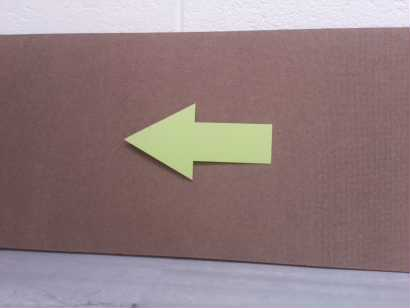
#> input picture splatch/2025F_imgs/001.png, 410 x 308 px, given in place of the camera
$ python find_object.py
#> lines starting #> are read from the running program, lines starting #| are printed output that depends on the picture; after the words box and inside, x2 and y2 are one past the last pixel; in counts of white or black regions, pixels touching at a corner belong together
# Yatin Chandar and Arun Showry

import numpy as np
import cv2

# Global variables
selected_hsv = None
tolerance_h = 10  # Hue tolerance
tolerance_s = 50  # Saturation tolerance
tolerance_v = 50  # Value tolerance
current_frame = None
current_hsv = None
mouse_x, mouse_y = -1, -1

# [56 lines left out: functions mouse_callback, create_hsv_mask, not called in this run]

# Initialize video capture
cap = cv2.VideoCapture(0)
if not cap.isOpened():
    print("Error: Could not open camera")
    exit()

cap.set(cv2.CAP_PROP_FRAME_WIDTH, 640)
cap.set(cv2.CAP_PROP_FRAME_HEIGHT, 480)

# Create windows and set mouse callback
cv2.namedWindow('Original')
cv2.namedWindow('Mask')
cv2.namedWindow('Result')
cv2.setMouseCallback('Original', mouse_callback)

# Create trackbars for tolerance adjustment
cv2.createTrackbar('Hue Tolerance', 'Mask', tolerance_h, 90, lambda x: None)
cv2.createTrackbar('Sat Tolerance', 'Mask', tolerance_s, 100, lambda x: None)
cv2.createTrackbar('Val Tolerance', 'Mask', tolerance_v, 100, lambda x: None)

print("\n=== Color Detection Tool ===")
print("Instructions:")
print("- Click on any pixel in the 'Original' window to select a color")
print("- Adjust tolerance trackbars to fine-tune detection")
print("- Green circle marks your selection point")
print("- Yellow contours show detected regions")
print("- Press 'r' to reset selection")
print("- Press 's' to save current mask")
print("- Press 'q' to quit")
print("============================\n")

frame_count = 0

while True:
    # Capture frame-by-frame
    ret, frame = cap.read()
#> frame is the input picture: shape (308, 410, 3); mean B, G, R 128, 125.7, 146.1
    if not ret:
        print("Error: Failed to grab frame")
        break

    frame_count += 1

    # Flip frame horizontally for mirror effect (optional)
    frame = cv2.flip(frame, 1)
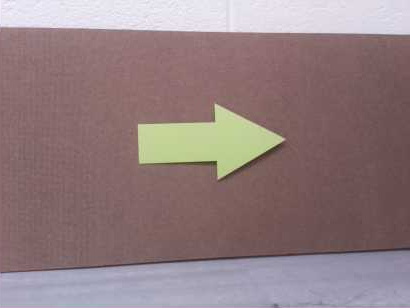
#> frame: shape (308, 410, 3); mean B, G, R 128, 125.7, 146.1

    # Convert to HSV
    current_hsv = cv2.cvtColor(frame, cv2.COLOR_BGR2HSV)
#> current_hsv: shape (308, 410, 3); mean H, S, V 130, 50.3, 150.1

    # Create a display frame
    display_frame = frame.copy()

    # Get current tolerance values from trackbars
    tolerance_h = cv2.getTrackbarPos('Hue Tolerance', 'Mask')
    tolerance_s = cv2.getTrackbarPos('Sat Tolerance', 'Mask')
    tolerance_v = cv2.getTrackbarPos('Val Tolerance', 'Mask')

    # Create mask based on selected HSV value
    if selected_hsv is not None:
        mask = create_hsv_mask(current_hsv, selected_hsv, tolerance_h, tolerance_s, tolerance_v)

        # Apply mask to frame
        result = cv2.bitwise_and(frame, frame, mask=mask)

        # Find contours in the mask
        contours, _ = cv2.findContours(mask, cv2.RETR_EXTERNAL, cv2.CHAIN_APPROX_SIMPLE)

        # Draw contours on display frame
        if len(contours) > 0:
            # Find the largest contour
            largest_contour = max(contours, key=cv2.contourArea)

            # Draw all contours
            cv2.drawContours(display_frame, contours, -1, (0, 255, 255), 2)

            # Draw bounding box around largest contour
            x, y, w, h = cv2.boundingRect(largest_contour)
            cv2.rectangle(display_frame, (x, y), (x + w, y + h), (0, 255, 0), 2)

            # Calculate and draw centroid of largest contour
            M = cv2.moments(largest_contour)
            if M["m00"] != 0:
                cx = int(M["m10"] / M["m00"])
                cy = int(M["m01"] / M["m00"])
                cv2.circle(display_frame, (cx, cy), 7, (255, 0, 0), -1)
                cv2.circle(display_frame, (cx, cy), 9, (255, 255, 255), 2)

        # Mark selected pixel
        if mouse_x >= 0 and mouse_y >= 0:
            cv2.circle(display_frame, (mouse_x, mouse_y), 5, (0, 255, 0), -1)
            cv2.circle(display_frame, (mouse_x, mouse_y), 7, (0, 0, 0), 1)

        # Add text overlays
        cv2.putText(display_frame, f"Selected HSV: H={selected_hsv[0]} S={selected_hsv[1]} V={selected_hsv[2]}",
                   (10, 25), cv2.FONT_HERSHEY_SIMPLEX, 0.6, (0, 255, 0), 2)
        cv2.putText(display_frame, f"Tolerances: H={tolerance_h} S={tolerance_s} V={tolerance_v}",
                   (10, 50), cv2.FONT_HERSHEY_SIMPLEX, 0.6, (0, 255, 0), 2)

        if len(contours) > 0:
            cv2.putText(display_frame, f"Contours found: {len(contours)}",
                       (10, 75), cv2.FONT_HERSHEY_SIMPLEX, 0.6, (0, 255, 255), 2)
    else:
        # No color selected yet
        mask = np.zeros(current_hsv.shape[:2], dtype=np.uint8)
        result = np.zeros_like(frame)
        cv2.putText(display_frame, "Click on a pixel to select color",
                   (10, 30), cv2.FONT_HERSHEY_SIMPLEX, 0.7, (0, 255, 255), 2)
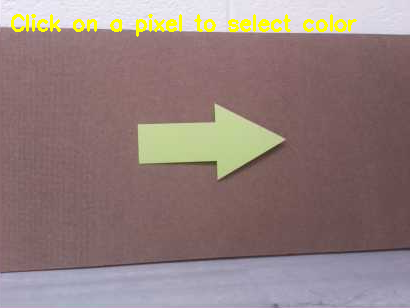
#> display_frame: shape (308, 410, 3); 1.64% of pixels changed, all inside (x1, y1, x2, y2) = (11, 14, 357, 37)

    # Store current frame for mouse callback
    current_frame = display_frame

    # Display the frames
    cv2.imshow('Original', display_frame)
    cv2.imshow('Mask', mask)
    cv2.imshow('Result', result)

    # Handle key presses
    key = cv2.waitKey(1) & 0xFF
#> (key q is pressed here)
    if key == ord('q'):
        break
    elif key == ord('r'):
        # Reset selection
        selected_hsv = None
        mouse_x, mouse_y = -1, -1
        print("Selection reset")

# Cleanup
cap.release()
cv2.destroyAllWindows()

$ run again, on splatch/2025F_imgs/002.png
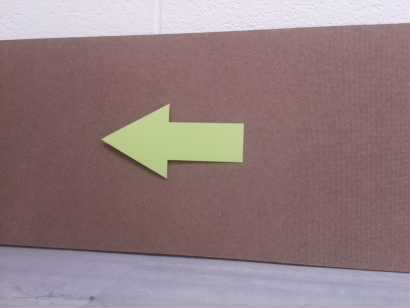
#> input picture splatch/2025F_imgs/002.png, 410 x 308 px, given in place of the camera
#> frame is the input picture: shape (308, 410, 3); mean B, G, R 128.2, 125.3, 146.9
#> `frame = cv2.flip(frame, 1)`:
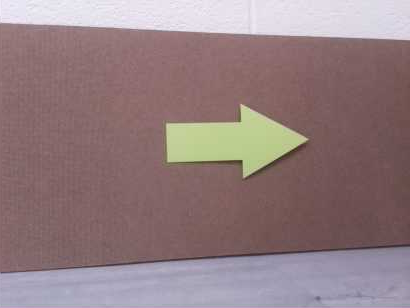
#> frame: shape (308, 410, 3); mean B, G, R 128.2, 125.3, 146.9
#> current_hsv: shape (308, 410, 3); mean H, S, V 128.8, 51.5, 150.6
#> `cv2.putText(display_frame, "Click on a pixel to select color", (10, 30..`:
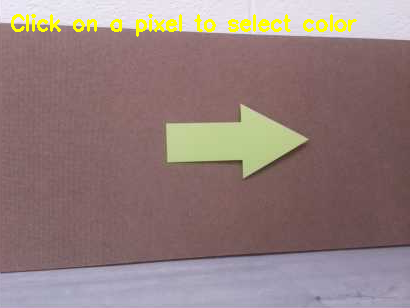
#> display_frame: shape (308, 410, 3); 1.64% of pixels changed, all inside (x1, y1, x2, y2) = (11, 14, 357, 37)

$ run again, on splatch/2025F_imgs/003.png
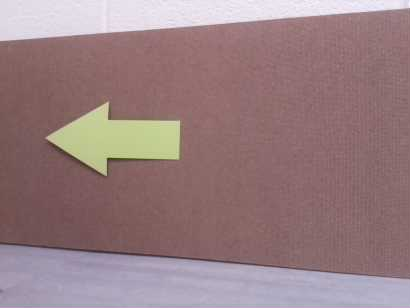
#> input picture splatch/2025F_imgs/003.png, 410 x 308 px, given in place of the camera
#> frame is the input picture: shape (308, 410, 3); mean B, G, R 129.1, 126, 151.8
#> `frame = cv2.flip(frame, 1)`:
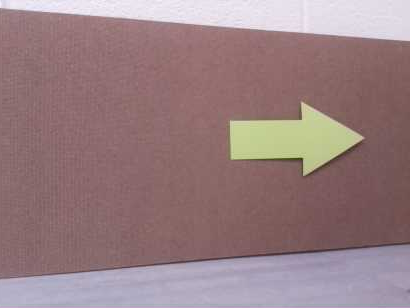
#> frame: shape (308, 410, 3); mean B, G, R 129.1, 126, 151.8
#> current_hsv: shape (308, 410, 3); mean H, S, V 121.9, 54.7, 154.6
#> `cv2.putText(display_frame, "Click on a pixel to select color", (10, 30..`:
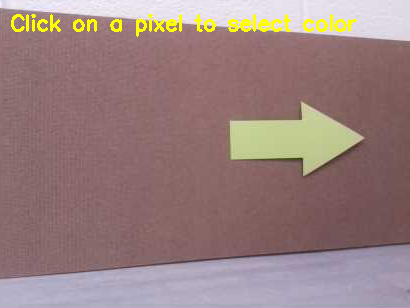
#> display_frame: shape (308, 410, 3); 1.64% of pixels changed, all inside (x1, y1, x2, y2) = (11, 14, 357, 37)

$ run again, on splatch/2025F_imgs/004.png
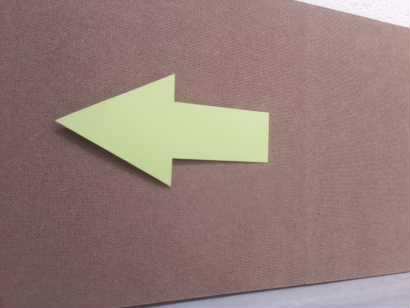
#> input picture splatch/2025F_imgs/004.png, 410 x 308 px, given in place of the camera
#> frame is the input picture: shape (308, 410, 3); mean B, G, R 120.5, 125.3, 148.6
#> `frame = cv2.flip(frame, 1)`:
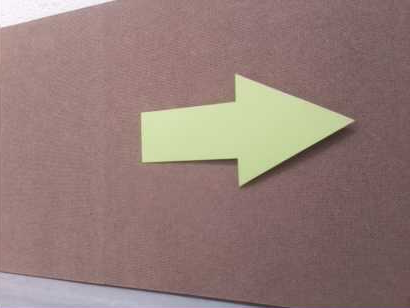
#> frame: shape (308, 410, 3); mean B, G, R 120.5, 125.3, 148.6
#> current_hsv: shape (308, 410, 3); mean H, S, V 66.5, 53.1, 150
#> `cv2.putText(display_frame, "Click on a pixel to select color", (10, 30..`:
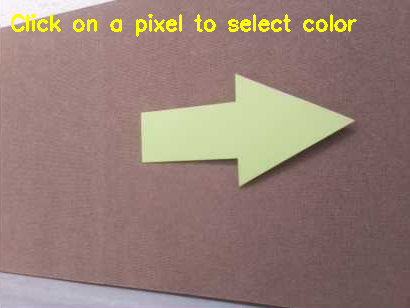
#> display_frame: shape (308, 410, 3); 1.64% of pixels changed, all inside (x1, y1, x2, y2) = (11, 14, 357, 37)
